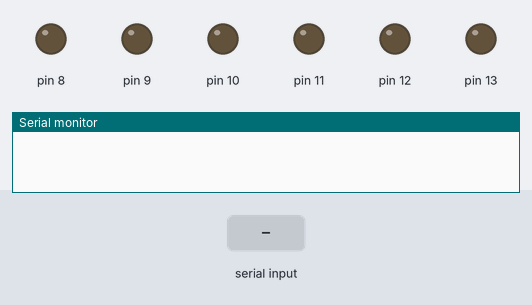
The sketch below on a simulated Arduino Uno, built with avr-gcc and run on an emulated ATmega328P. Parts: output pins drawn as LEDs (lit = HIGH), the last lines printed to the serial monitor. Inputs (shaded band) come from the test bench.

Above: at 1.2 s.
1.3 s: "90,45;" received over Serial
At 2.7 s:
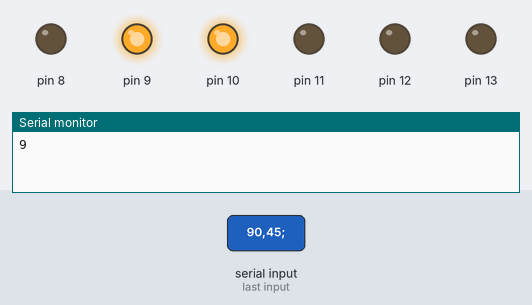
Timing chart, 0 to 4.3 s (numbered marks = the images above; inputs shaded):
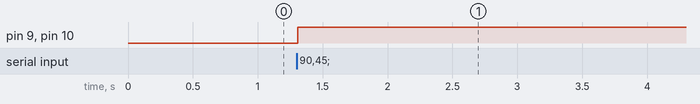

The sketch:

Arduino.ino
```cpp
#include <TrafficLight.h>

// each digit in the string is the state of one traffic light
String states = "0000";

// creating traffic light objects and pass pin numbers
TrafficLight tl1(8, 9, 10);
TrafficLight tl2(11, 12, 13);

// creating array with all traffic lights objects
TrafficLight trafficLights[] = {tl1, tl2};

void setup() {
  Serial.begin(9600);  // start serial connection
}

void loop() {

  // check if the serial connection received something
  if (Serial.available() > 0) {

    // receive new states for all traffic lights
    states = Serial.readStringUntil(';');

    // iterate over traffic lights
    for (int i = 0; i < sizeof(trafficLights); i++) {

      // Get this light's new state
      // and convert it to an integer.
      int state = int(states[i]) - '0';

      Serial.println(state);  // print recieved state for debugging purpose

      // set this traffic light's state to the received state
      trafficLights[i].setState(state);
    }
  }
}
```

TrafficLight.h
```cpp
#ifndef TrafficLight_h
#define TrafficLIght_h

#include "Arduino.h"

class TrafficLight {
  private:
  int _greenPin;
  int _yellowPin;
  int _redPin;
  int _state;

  public:
  TrafficLight(int greenPin, int yellowPin, int redPin);
  int setState(int newState);
  const static int OFF = 0, GREEN = 1, YELLOW = 2, RED = 3, RED_YELLOW = 4;
};

#endif
```

Measured:
- after the input at 1.3 s, pin 9, pin 10: LOW → HIGH at once
